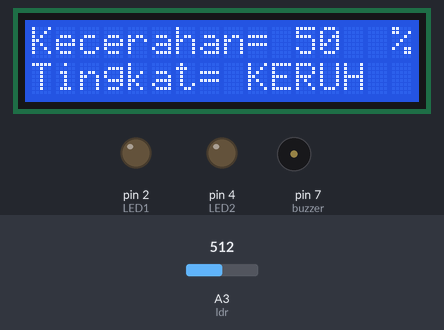
This sketch was run on a simulated Arduino Uno, built with avr-gcc and run on an emulated ATmega328P. On the bench: 16×2 character LCD, output pins drawn as LEDs (lit = HIGH), buzzer (waves = sounding, pin HIGH). The test bench sets the inputs (shaded band); at power-on: A3 (ldr) = 512.

Above: at 1.2 s.
1.3 s: A3 (ldr) set to 664
At 2.61 s:
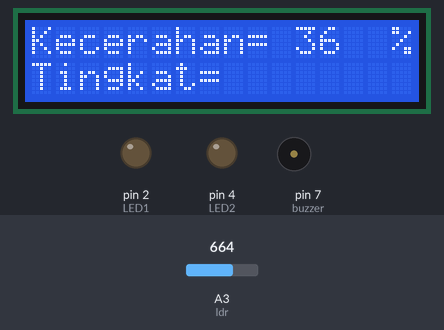
5.2 s: A3 (ldr) set to 690
At 7.2 s:
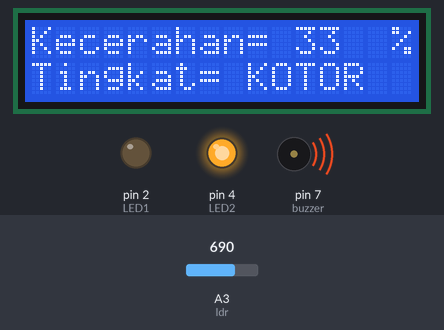
9.1 s: A3 (ldr) set to 306
At 10.7 s:
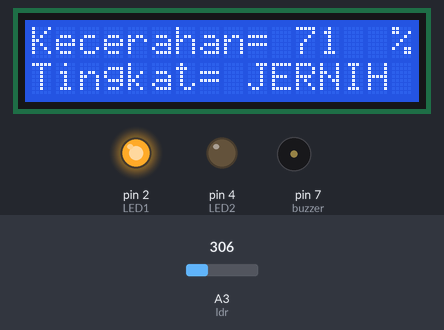
Timing chart, 0 to 12.2 s (numbered marks = the images above; inputs shaded):
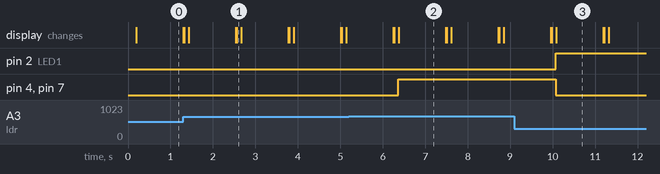

Measured:
- the behaviour switches between 675 and 676 on A3 (ldr) (found by bisection; images 1 and 2)
- after the input at 5.2 s, pin 4 (LED2), pin 7 (buzzer): LOW → HIGH after 1.2 s
- after the input at 9.1 s, pin 2 (LED1): LOW → HIGH after 0.98 s; pin 4 (LED2), pin 7 (buzzer): HIGH → LOW after 0.98 s
- what the display in image 0 shows lasts 1.1 s, from 0.2 s to 1.3 s

The sketch:

LDR.ino
```cpp
#include <LiquidCrystal_I2C.h>
LiquidCrystal_I2C lcd(0x27, 16, 2);
int ldr = A3;
float tegangan;
int adc;
int kecerahan;
int nilaildr;
const int LED1 = 2;
const int LED2 = 4;
int buzzer = 7;

void setup() {
  lcd.begin();
  pinMode(2, OUTPUT);
  pinMode(4, OUTPUT);
  pinMode(7, OUTPUT);
  Serial.begin(9600);
}

void loop() {
  adc = analogRead(ldr);
  nilaildr = 1023 - adc;
  tegangan = (adc*5.0)/1023;
  kecerahan = map(adc,0,1023,100,0);

  lcd.setCursor(0, 1);
  lcd.print("Tingkat=");
  lcd.setCursor(0,0);
  lcd.print("Kecerahan= ");
  lcd.print(kecerahan);
  lcd.setCursor(15,0);
  lcd.print("%");
  delay(100);

  if (kecerahan >= 60){                // instruksi untuk mengaktifkan LED jika jarak benda kurang dari 5 cm
    digitalWrite(LED1, HIGH);
    digitalWrite(LED2, LOW);
    digitalWrite(buzzer, LOW);
    lcd.setCursor(8,1);
  lcd.println(" JERNIH  ");
    delay(100);
  }
  else if (kecerahan > 35 && kecerahan < 60 ){                // instruksi untuk mengaktifkan LED jika jarak benda kurang dari 5 cm
    digitalWrite(LED1, LOW);
    digitalWrite(LED2, LOW);
    digitalWrite(buzzer, LOW);
    lcd.setCursor(8,1);
  lcd.println(" KERUH  ");
    delay(100);
  }
  else if (kecerahan < 35){                // instruksi untuk mengaktifkan LED jika jarak benda kurang dari 5 cm
      digitalWrite(LED1, LOW);
    digitalWrite(LED2, HIGH);
    digitalWrite(buzzer, HIGH);
    lcd.setCursor(8,1);
  lcd.println(" KOTOR  ");

     delay(100);
  }

  delay(1000);
  lcd.clear();

  }
```
